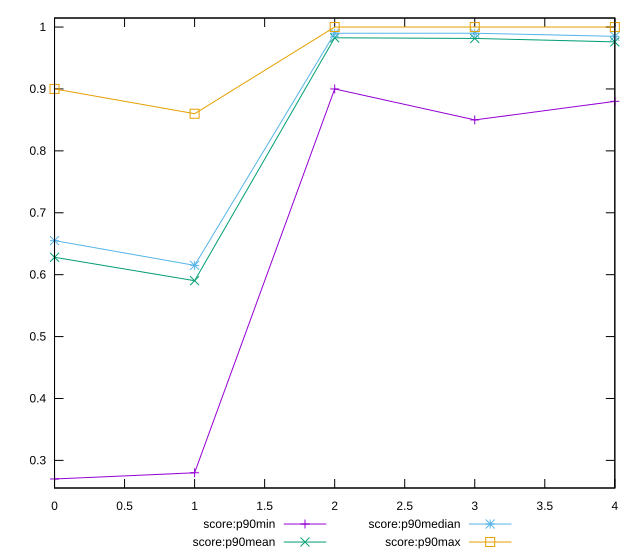

The gnuplot source for this figure:
reset

$scoreP90Min <<EOF
0 0.27
1 0.28
2 0.9
3 0.85
4 0.88
EOF

$scoreP90Mean <<EOF
0 0.6280851063829788
1 0.5902127659574468
2 0.9826595744680848
3 0.9815957446808504
4 0.9760638297872339
EOF

$scoreP90Median <<EOF
0 0.655
1 0.615
2 0.99
3 0.99
4 0.985
EOF

$scoreP90Max <<EOF
0 0.9
1 0.86
2 1
3 1
4 1
EOF

set key outside below
set xrange [0:4]
set yrange [0.2554:1.0146]
set trange [0.2554:1.0146]
set terminal svg size 640, 560 enhanced background rgb 'white'
set output "report_00014_2021-02-09T15:56:05.503Z/bootup-time/progression/score.svg"

plot $scoreP90Min title "score:p90min" with linespoints, \
     $scoreP90Mean title "score:p90mean" with linespoints, \
     $scoreP90Median title "score:p90median" with linespoints, \
     $scoreP90Max title "score:p90max" with linespoints

reset
